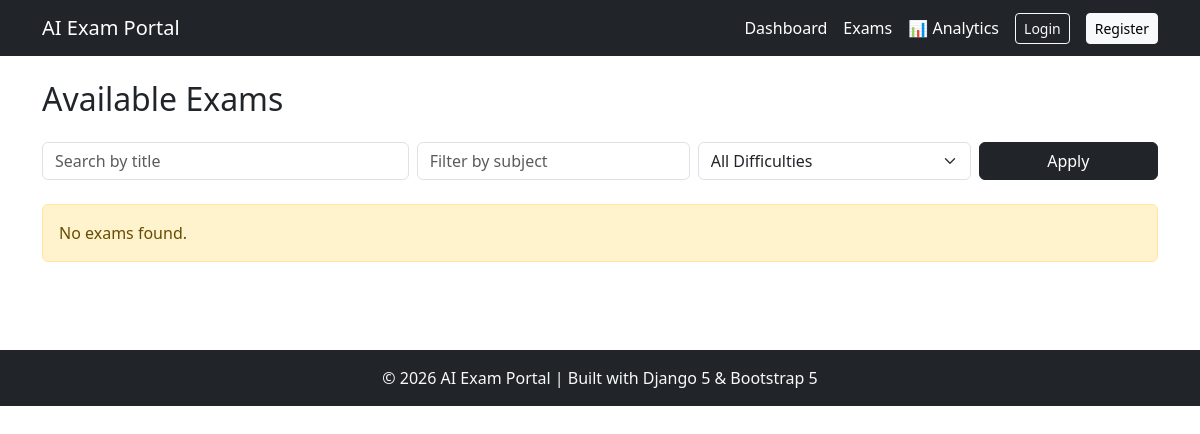
Page /exams/ on the earlier database version.
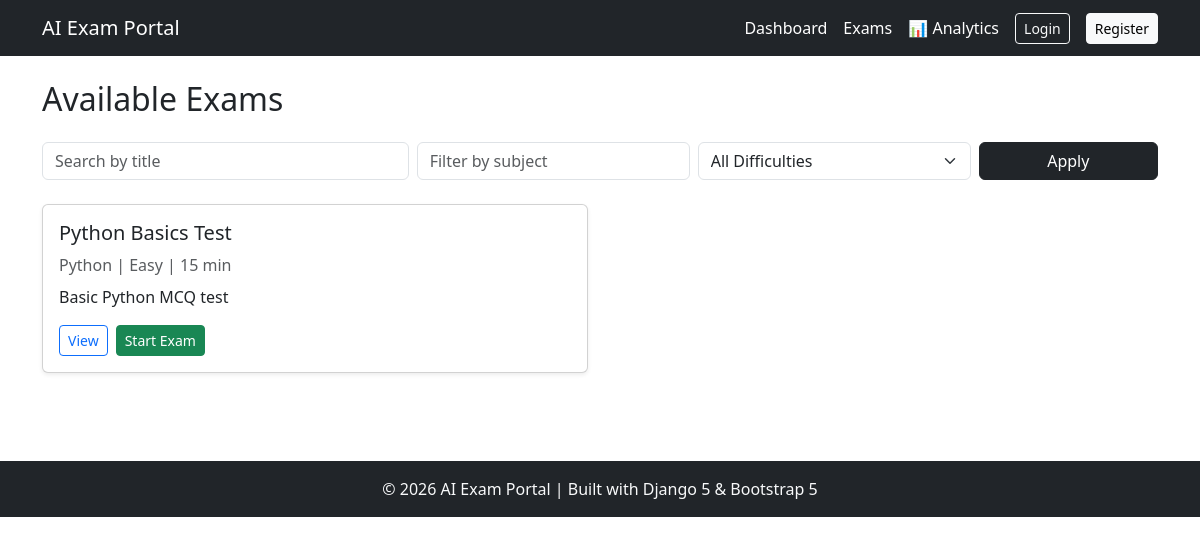
Same page on the later database version.
### exams/models.py (models this page shows, shortened)
class Exam(models.Model):
    DIFFICULTY_CHOICES = [
        ('Easy', 'Easy'),
        ('Medium', 'Medium'),
        ('Hard', 'Hard'),
    ]
    title = models.CharField(max_length=200)
    subject = models.CharField(max_length=100)
    description = models.TextField(blank=True)
    duration_minutes = models.PositiveIntegerField(default=30)
    difficulty = models.CharField(
        max_length=10,
        choices=DIFFICULTY_CHOICES
    )
    created_by = models.ForeignKey(
        User,
        on_delete=models.CASCADE
    )
    created_at = models.DateTimeField(
        auto_now_add=True
    )
    class Meta:
        ordering = ['-created_at']

### exams/views.py (the view)
# urls.py: path('', ExamListView.as_view(), name='exam_list'),
class ExamListView(ListView):
    model = Exam
    template_name = "exams/exam_list.html"
    context_object_name = "exams"
    paginate_by = 5
    def get_queryset(self):
        queryset = Exam.objects.all()
        q = self.request.GET.get("q")
        subject = self.request.GET.get("subject")
        difficulty = self.request.GET.get("difficulty")
        if q:
            queryset = queryset.filter(
                title__icontains=q
            )
        if subject:
            queryset = queryset.filter(
                subject__icontains=subject
            )
        if difficulty:
            queryset = queryset.filter(
                difficulty=difficulty
            )
        return queryset

### templates/exams/exam_list.html (shortened to what this page needs)
{% extends 'base.html' %}
{% block content %}
<div class="d-flex justify-content-between align-items-center mb-3">
    <h2>Available Exams</h2>
</div>
<form method="get" class="row g-2 mb-4">
    <div class="col-md-4">
        <input type="text"
               name="q"
               class="form-control"
               placeholder="Search by title"
               value="{{ query|default:'' }}">
    </div>
    <div class="col-md-3">
        <input type="text"
               name="subject"
               class="form-control"
               placeholder="Filter by subject"
               value="{{ subject|default:'' }}">
    </div>
    <div class="col-md-3">
        <select name="difficulty" class="form-select">
            <option value="">All Difficulties</option>
        </select>
    </div>
    <div class="col-md-2">
        <button type="submit" class="btn btn-dark w-100">
            Apply
        </button>
    </div>
</form>
<div class="row">
    {% for exam in page_obj.object_list %}
        <div class="col-md-6 mb-3">
            <div class="card h-100 shadow-sm">
                <div class="card-body">
                    <h5 class="card-title">{{ exam.title }}</h5>
                    <p class="text-muted mb-2">
                        {{ exam.subject }} |
                        {{ exam.difficulty }} |
                        {{ exam.duration_minutes }} min
                    </p>
                    <p>{{ exam.description|truncatechars:100 }}</p>
                    <div class="d-flex gap-2">
                        <a href="{% url 'exam_detail' exam.pk %}"
                           class="btn btn-outline-primary btn-sm">
                            View
                        </a>
                        <a href="{% url 'start_exam' exam.pk %}"
                           class="btn btn-success btn-sm">
                            Start Exam
                        </a>
                    </div>
                </div>
            </div>
        </div>
    {% empty %}
        <div class="col-12">
            <div class="alert alert-warning">
                No exams found.
            </div>
        </div>
    {% endfor %}
</div>
{% endblock %}

Differences in the rows shown:
added Exam: title "Python Basics Test", subject "Python", difficulty "Easy", duration_minutes "15", description "Basic Python MCQ test"
Other differences:
text no longer shown: "No exams found."
